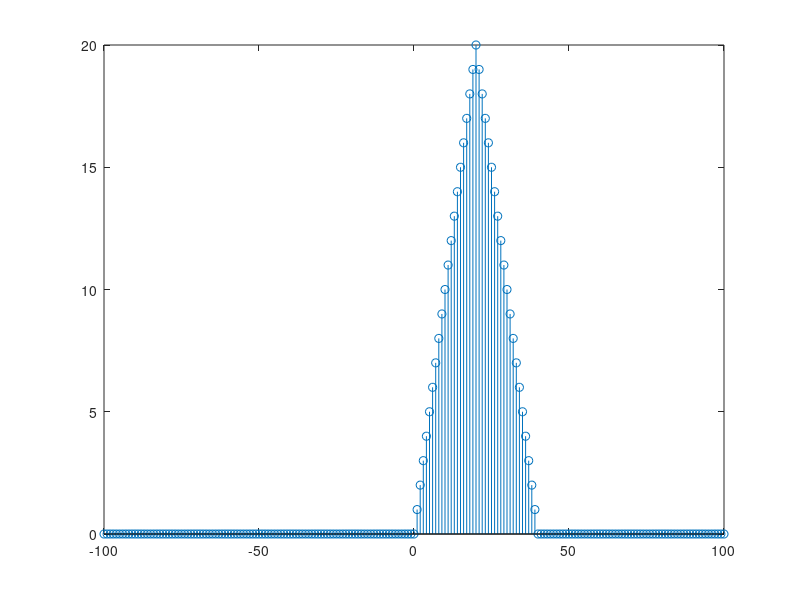
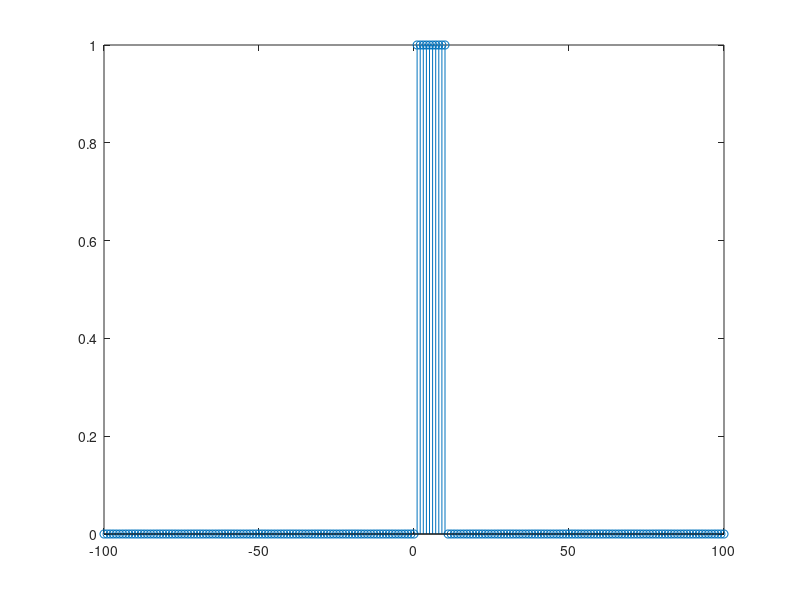
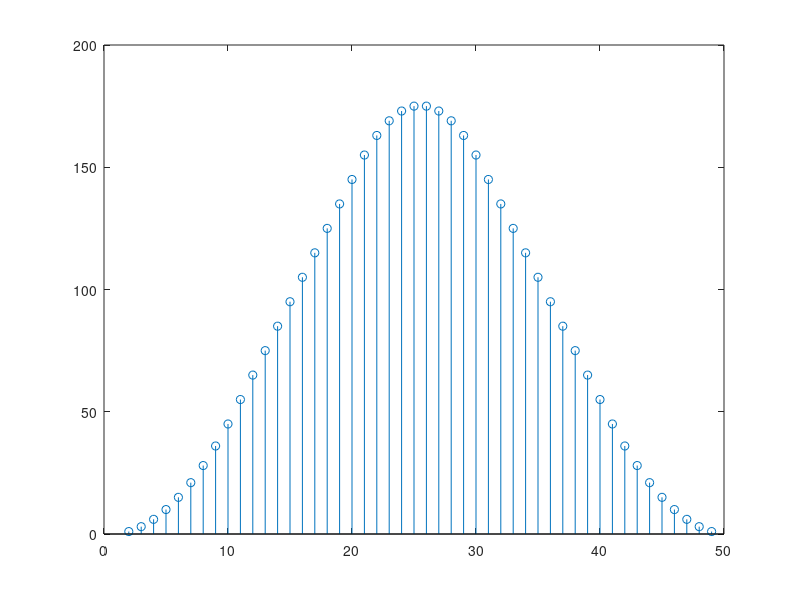
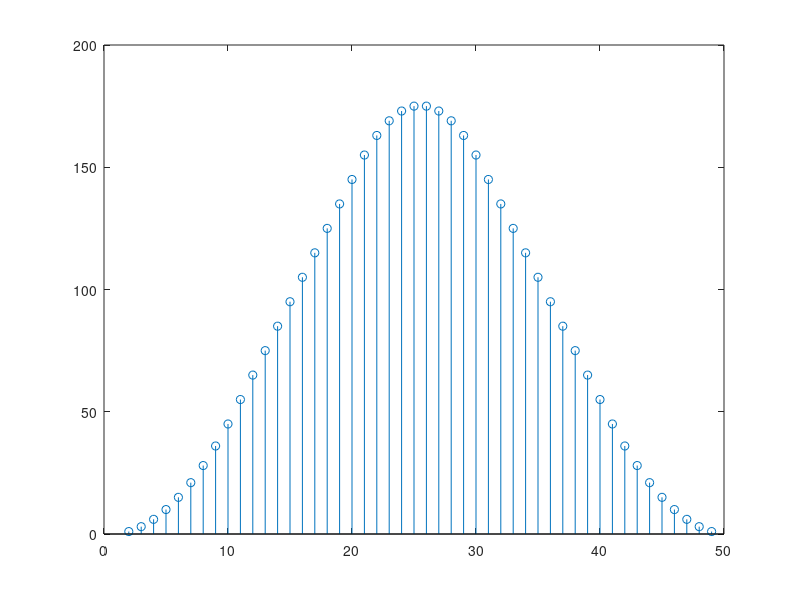

Write MATLAB code to recreate these figures, in order.
clear all; clc;
%%
%(a)

n = -100:1:100;
x1 = 0*(n<=0&n>=40)+n.*(n>=1&n<=20)+(40-n).*(n>=21&n<=39);
%x2 = heaviside(n-11);
unitstep1 = n>=1;
unitstep11 = n>=11;
x2 = unitstep1 - unitstep11;
figure
stem(n,x1);
figure
stem(n,x2);

%%
%(b)

N1 = 1:1:39;
x1 = 0*(N1<=0&N1>=40)+N1.*(N1>=1&N1<=20)+(40-N1).*(N1>=21&N1<=39);
N2 = 1:1:10;
unitstep1 = N2>=1;
unitstep11 = N2>=11;
x2 = unitstep1 - unitstep11;
x1 = transpose(x1);
x2 = transpose(x2);
y = conv(x1,x2);
n = 2:1:49
figure
stem(n,y);

%%
%(c)

matrix1 = zeros(48,10);
for i = 1:39
    for j = 1:min(i,10)
        matrix1(i,j) = x1(i-j+1);
    end
end

for i =40:48
    for j = i-38:10
        matrix1(i,j) = x1(39-(j-(i-38)));
    end
end

y = matrix1*x2;
figure
stem(n,y);

%%
%(d)

n = 1:1:3;
x1 = zeros(1,3);
x_extend = zeros(1,10)
for i = n
    x1(1,i) = 0*(i<=0&i>=4)+3^i.*(i>=1&i<=3);
end
x1_extend = [x_extend,x1,x_extend];

n = -9:1:13;
figure
stem(n,x1_extend);

n = 1:1:5;
x2 = zeros(1,5);
for i = n
    x2(1,i) = 0*(i<=0&i>=6)+2^i.*(i>=1&i<=5);
end
x2_extend = [x_extend,x2,x_extend];
n = -9:1:15;
figure
stem(n,x2_extend);


N1 = 1:1:3;
N2 = 1:1:5;
x1 = transpose(x1);
x2 = transpose(x2);
y = conv(x1,x2);
n = 2:1:8;
figure
stem(n,y);


matrix2 = zeros(7,5);
for i = 1:3
    for j = 1:min(i,5)
        matrix2(i,j) = x1(i-j+1);
    end
end

for i =4:7
    for j = i-2:5
        if 3-(j-(i-2))>0
            matrix2(i,j) = x1(3-(j-(i-2)));
        end
    end
end

y = matrix2*x2;
figure
stem(n,y);